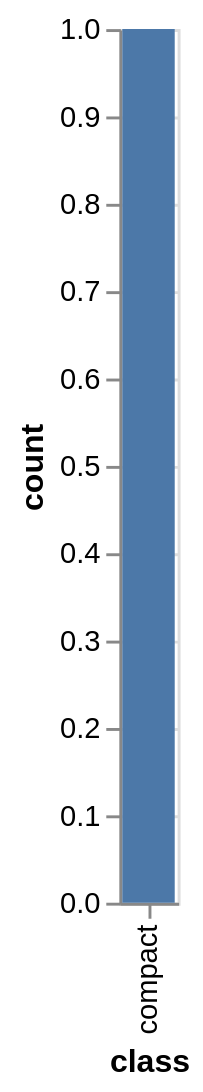

The specification (Vega-Lite) saved for this image:
### Vega-Lite specification from a JSON file in a GitHub repository (floating-point values rounded to 4 significant figures)
{"$schema": "https://vega.github.io/schema/vega-lite/v3.json", "datasets": {"data-00": [{"manufacturer": "audi", "model": "a4", "displ": 1.8, "year": 1999, "cyl": 4, "trans": "auto(l5)", "drv": "f", "cty": 18, "hwy": 29, "fl": "p", "class": "compact"}]}, "layer": [{"data": {"name": "data-00"}, "mark": {"type": "bar"}, "encoding": {"x": {"field": "class", "type": "nominal", "title": "class"}, "y": {"aggregate": "count", "stack": "zero", "type": "quantitative", "title": "count"}}}]}
